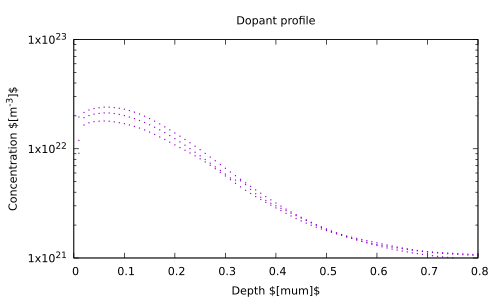

Here is the gnuplot script that generated this plot:
file = "/export/scratch/vbotka-thesis/Plot/Figures/fig-X-1.csv"
#set output "/export/scratch/vbotka-thesis/Plot/Figures/fig-X-1-en.tex"
set output '/export/scratch/vbotka-thesis/Plot/Figures/fig-X-1-en.pdf'
#set terminal epslatex color 10 size 5.5in,3.9in
set terminal pdf
set datafile separator ";"
# set key autotitle columnhead
set xrange [0:0.8]
set yrange [1e21:1e23]
# set xtics 0.0,0.2e-6,0.8e-6
# set ytics 0.0,0.2e-6,0.8e-6
# set logscale x 10
set logscale y 10
set title "Dopant profile"
set xlabel "Depth $[\\mu{m}]$"
set ylabel "Concentration $[{m}^{-3}]$"
plot file with dots notitle
# f(x) = a*x + b*x
# fit f(x) file via a, b
# plot f(x) dt 11
